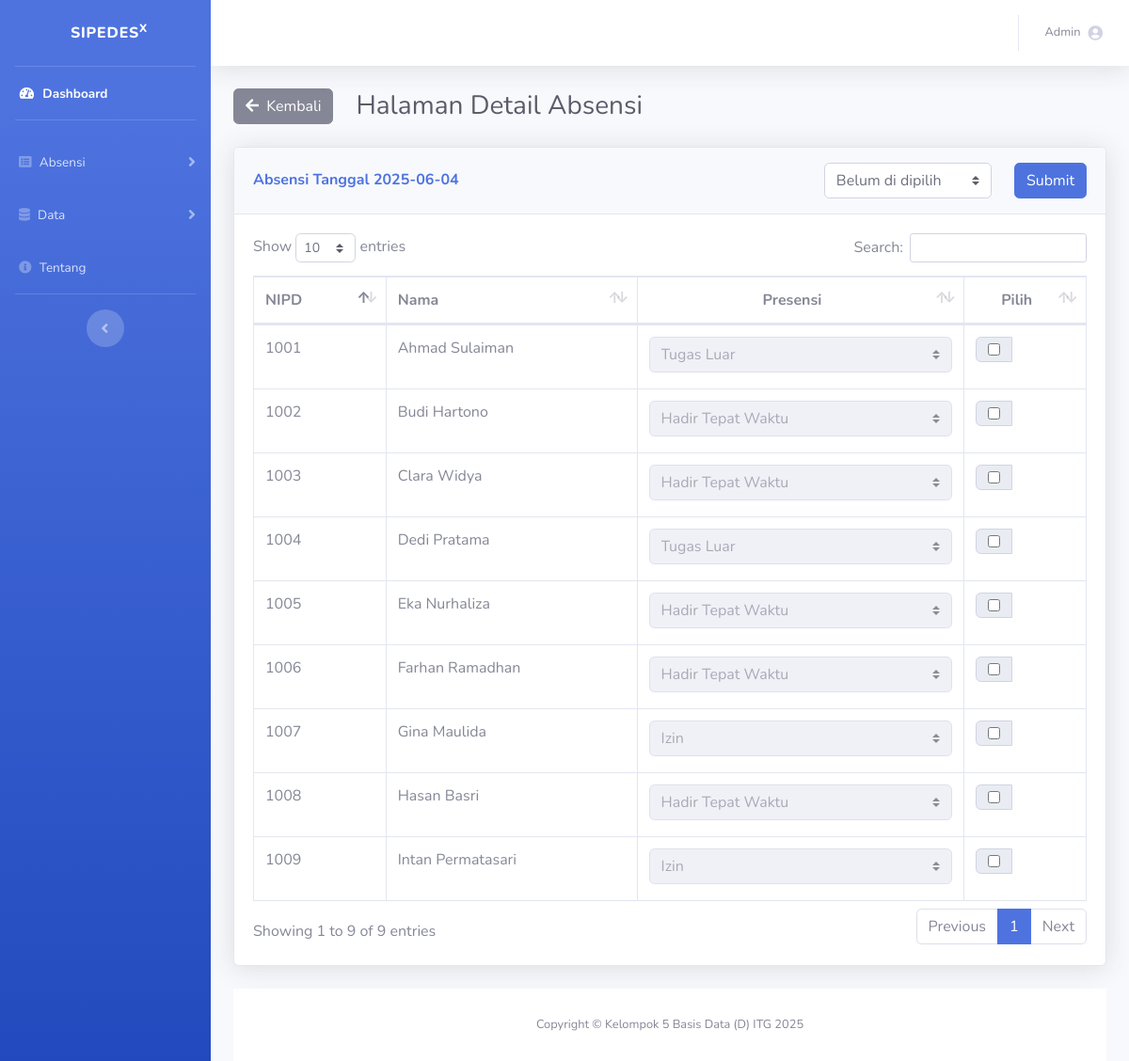
The app's page /lihat_detail_absensi.php?tanggal_absensi=2025-06-04&filter_bulan_absensi=06-2025 (signed in) with its own data.
### tables this page shows
CREATE TABLE `presensi` (
  `id_presensi` int NOT NULL,
  `nipd` int NOT NULL,
  `tanggal` date NOT NULL,
  `kode_status` int DEFAULT NULL
);

CREATE TABLE `pegawai` (
  `nipd` int NOT NULL,
  `nama_lengkap` varchar(50) NOT NULL,
  `email` varchar(25) NOT NULL,
  `status_pegawai` enum('aktif','tidak aktif') NOT NULL DEFAULT 'aktif'
);

### lihat_detail_absensi.php (the view, shortened to what this page needs)
<!DOCTYPE html>
<html lang="en">
<head>
  <link href="vendor/fontawesome-free/css/all.min.css" rel="stylesheet" type="text/css">
  <link href="css/sb-admin-2.min.css" rel="stylesheet">
   <link href="vendor/datatables/dataTables.bootstrap4.min.css" rel="stylesheet">
</head>
<body id="page-top">
  <div id="wrapper">
    <ul class="navbar-nav bg-gradient-primary sidebar sidebar-dark accordion" id="accordionSidebar">
      <a class="sidebar-brand d-flex align-items-center justify-content-center" href="index.php">
        <div class="sidebar-brand-text mx-3">SIPEDES<sup>X</sup></div>
      </a>
      <hr class="sidebar-divider my-0">
      <li class="nav-item active">
        <a class="nav-link ml-1" href="index.php">
          <i class="fas fa-fw fa-tachometer-alt"></i>
          <span>Dashboard</span></a>
      </li>
      <hr class="sidebar-divider">
      <li class="nav-item">
        <a class="nav-link collapsed ml-1" href="#" data-toggle="collapse" data-target="#collapseTwo" aria-expanded="true" aria-controls="collapseTwo">
          <i class="fas fa-list-alt"></i>
          <span>Absensi</span>
        </a>
      </li>
      <li class="nav-item">
        <a class="nav-link collapsed ml-1" href="#" data-toggle="collapse" data-target="#collapseThree" aria-expanded="true" aria-controls="collapseThree">
          <i class="fas fa-database"></i>
          <span>Data</span>
        </a>
      </li>
      <li class="nav-item">
        <a class="nav-link ml-1" href="about.php">
          <i class="fas fa-info-circle"></i>
          <span class="">Tentang</span></a>
      </li>
      <hr class="sidebar-divider d-none d-md-block">
      <div class="text-center d-none d-md-inline">
        <button class="rounded-circle border-0" id="sidebarToggle"></button>
      </div>
    </ul>
    <div id="content-wrapper" class="d-flex flex-column">
      <div id="content">
        <nav class="navbar navbar-expand navbar-light bg-white topbar mb-4 static-top shadow">
          <ul class="navbar-nav ml-auto">
            <li class="nav-item dropdown no-arrow">
              <a class="nav-link dropdown-toggle" href="#" id="userDropdown" role="button" data-toggle="dropdown" aria-haspopup="true" aria-expanded="false">
                <span class="mr-2 d-none d-lg-inline text-gray-600 small">Admin</span>
                <i class="fas fa-user-circle"></i>
              </a>
            </li>
          </ul>
        </nav>
            <?php
            include 'config.php';
            $tanggal_absensi = $_GET['tanggal_absensi'];
            $query = "SELECT * FROM presensi INNER JOIN pegawai ON pegawai.nipd = presensi.nipd WHERE tanggal = '$tanggal_absensi'";
            $presensi = mysqli_query($conn, $query);
            ?>
            <div class="container-fluid">
            <div class="d-sm-flex align-items-center justify-content-left mb-4">
                <div>
                  <a href="absensi.php?filter_bulan_absensi=<?= $_GET['filter_bulan_absensi'] ?>" class="btn btn-secondary"><i class="fas fa-arrow-left mr-1"></i> Kembali</a>
                </div>
                <h1 class="h3 ml-4 mb-0 text-gray-800">Halaman Detail Absensi</h1>
              </div>
                <form action="proses_update_absen.php" method="POST">
                <div class="row">
                  <div class="col-lg-12">
                    <div class="card shadow mb-4">
                    <div class="card-header py-3 d-flex align-items-center justify-content-between">
                      <h6 class="m-0 font-weight-bold text-primary">Absensi Tanggal <?= $tanggal_absensi ?></h6>
                      <div class="row">
                        <div class="col-lg-8 col-md-10">
                            <select class="custom-select" name="multi_presensi" id="">
                                <option selected>Belum di dipilih</option>
                              </select>
                        </div>
                        <div class="col-lg-2 col-md-6">
                          <button class="btn btn-primary">Submit</button>
                        </div>
                      </div>
                    </div>
                    <div class="card-body">
                      <div class="table-responsive">
                      <table class="table table-bordered" id="dataTable" width="100%" cellspacing="0">
                        <thead>
                          <tr>
                            <th class="text-left" >NIPD</th>
                            <th class="text-left">Nama</th>
                            <th class="text-center">Presensi</th>
                            <th class="text-center">Pilih</th>
                          </tr>
                        </thead>
                        <tbody>
                        <?php $i = 1; ?>
                        <?php foreach($presensi as $data) { ?>
                          <tr>
                            <td><?= $data['nipd'] ?></td>
                            <td><?= $data['nama_lengkap'] ?></td>
                            <td>
                            <div class="input-group m-0 p-0">
                              <select class="custom-select" name="single_presensi" id="" disabled>
                              <option value="2" <?= ($data['kode_status'] ?? '') == '2' ? 'selected' : '' ?> >Hadir Tepat Waktu</option>
                              <option value="4" <?= ($data['kode_status'] ?? '') == '4' ? 'selected' : '' ?> >Tugas Luar</option>
                              <option value="5" <?= ($data['kode_status'] ?? '') == '5' ? 'selected' : '' ?> >Izin</option>
                              </select>
                            </div>
                            </td>
                            <td class="text-center">
                            <div class="input-group mb-3">
                                <div class="input-group-prepend">
                                  <div class="input-group-text">
                                  <input type="checkbox" name="<?php echo 'presensi_pegawai_'.$i ?>">
                                  </div>
                                </div>
                              </div>
                            </td>
                          </tr>
                          <?php $i++ ?>
                          <?php } ?>
                      </tbody>
                    </table>
              </div>
              </form>
      </div>
    </div>
          </div>
        </div>
      <footer class="sticky-footer bg-white">
        <div class="container my-auto">
          <div class="copyright text-center my-auto">
            <span>Copyright &copy; Kelompok 5 Basis Data (D) ITG 2025</span>
          </div>
        </div>
      </footer>
</body>
</html>

### records on screen
presensi: nipd.nipd "1001", nipd.nama_lengkap "Ahmad Sulaiman", single_presensi "Tugas Luar"
presensi: nipd.nipd "1002", nipd.nama_lengkap "Budi Hartono", single_presensi "Hadir Tepat Waktu"
presensi: nipd.nipd "1003", nipd.nama_lengkap "Clara Widya", single_presensi "Hadir Tepat Waktu"
presensi: nipd.nipd "1004", nipd.nama_lengkap "Dedi Pratama", single_presensi "Tugas Luar"
presensi: nipd.nipd "1005", nipd.nama_lengkap "Eka Nurhaliza", single_presensi "Hadir Tepat Waktu"
presensi: nipd.nipd "1006", nipd.nama_lengkap "Farhan Ramadhan", single_presensi "Hadir Tepat Waktu"
presensi: nipd.nipd "1007", nipd.nama_lengkap "Gina Maulida", single_presensi "Izin"
presensi: nipd.nipd "1008", nipd.nama_lengkap "Hasan Basri", single_presensi "Hadir Tepat Waktu"
presensi: nipd.nipd "1009", nipd.nama_lengkap "Intan Permatasari", single_presensi "Izin"

### other values on screen
$tanggal_absensi "2025-06-04"
